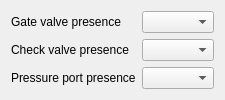
             <widget class="QWidget" name="tab_3">
              <attribute name="title">
               <string>Valve chamber</string>
              </attribute>
              <layout class="QGridLayout" name="gridLayout_12">
               <item row="1" column="1">
                <widget class="QComboBox" name="psgatevalve"/>
               </item>
               <item row="1" column="0">
                <widget class="QLabel" name="label_51">
                 <property name="text">
                  <string>Check valve presence</string>
                 </property>
                 <property name="wordWrap">
                  <bool>true</bool>
                 </property>
                </widget>
               </item>
               <item row="0" column="0">
                <widget class="QLabel" name="label_49">
                 <property name="text">
                  <string>Gate valve presence </string>
                 </property>
                 <property name="wordWrap">
                  <bool>true</bool>
                 </property>
                </widget>
               </item>
               <item row="0" column="1">
                <widget class="QComboBox" name="pscheckvalve"/>
               </item>
               <item row="2" column="0">
                <widget class="QLabel" name="label_52">
                 <property name="text">
                  <string>Pressure port presence</string>
                 </property>
                 <property name="wordWrap">
                  <bool>true</bool>
                 </property>
                </widget>
               </item>
               <item row="2" column="1">
                <widget class="QComboBox" name="pspressureport"/>
               </item>
              </layout>
             </widget>
